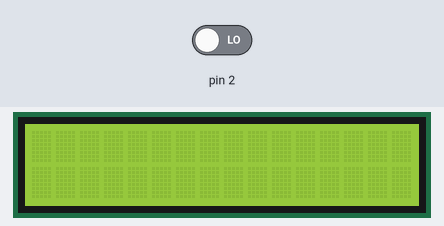
Bench run of a sketch on a simulated Arduino Uno, built with avr-gcc and run on an emulated ATmega328P. Parts: 16×2 character LCD. The inputs (shaded band) are chosen by the test bench; at power-on: pin 2 LOW. What the sketch prints to the serial monitor is not drawn.

Above: at 1.2 s.
1.3 s: pin 2 driven HIGH
At 2.7 s:
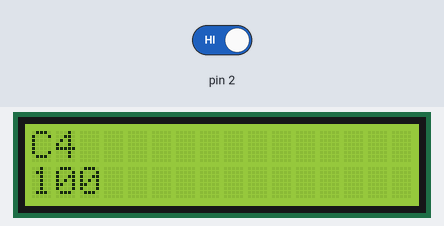
3.0 s: pin 2 driven LOW
At 4.3 s:
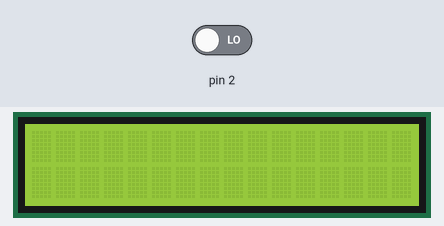
Timing chart, 0 to 6.0 s (numbered marks = the images above; inputs shaded):
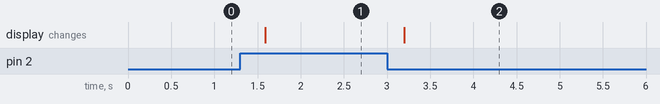

The sketch:

Test_for_LCD_with_key_press.ino
```cpp
// https://docs.arduino.cc/built-in-examples/basics/DigitalReadSerial

  // Use digital pin 2
  // ez clap
  // Follow design make sure ground is connected dumbass
  // Resistor from switch to ground
  // circuit must be set up prior to upload <---- this is a worry
  // halfway point on board across ground / power strips that cause ground not being read?
#include "Waveshare_LCD1602_RGB.h"

Waveshare_LCD1602_RGB lcd(16,2);

void setup() {
  // put your setup code here, to run once:

  Serial.begin(9600);
  Serial.print("test");
  lcd.init();
  lcd.clear();
  pinMode(2,INPUT);
}

void loop() {
  // put your main code here, to run repeatedly:
  int sensorValue = digitalRead(2);
  Serial.println(sensorValue);
  if(sensorValue == HIGH)
  {
    lcd.setCursor(0,0);
    lcd.send_string("C4");
    lcd.setCursor(0,1);
    lcd.send_string("100");
    delay(500);

  } else {
    lcd.clear();
  }

  delay(300);  // delay in between reads for stability
}
```

Measured:
- after the input at 1.3 s, the display: changes after 0.29 s (image 1)
- after the input at 3.0 s, the display: changes after 0.20 s (image 2)
